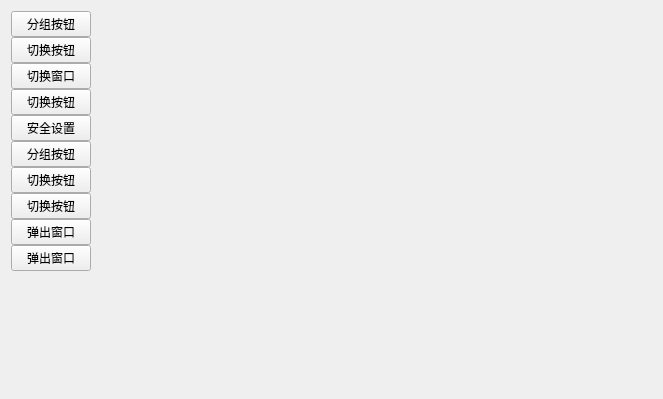
<?xml version="1.0" encoding="UTF-8"?>
<ui version="4.0">
 <class>CentralWidget</class>
 <widget class="QWidget" name="CentralWidget">
  <property name="geometry">
   <rect>
    <x>0</x>
    <y>0</y>
    <width>663</width>
    <height>399</height>
   </rect>
  </property>
  <property name="windowTitle">
   <string>CentralWidget</string>
  </property>
  <property name="styleSheet">
   <string notr="true"/>
  </property>
  <layout class="QGridLayout" name="gridLayout">
   <item row="0" column="0">
    <widget class="QWidget" name="sideBarWidget" native="true">
     <property name="class" stdset="0">
      <string>SideBarWidget</string>
     </property>
     <layout class="QVBoxLayout" name="verticalLayout">
      <property name="spacing">
       <number>0</number>
      </property>
      <property name="leftMargin">
       <number>0</number>
      </property>
      <property name="topMargin">
       <number>0</number>
      </property>
      <property name="rightMargin">
       <number>0</number>
      </property>
      <property name="bottomMargin">
       <number>0</number>
      </property>
      <item>
       <widget class="QPushButton" name="groupButton1">
        <property name="text">
         <string>分组按钮</string>
        </property>
        <property name="flat">
         <bool>false</bool>
        </property>
        <property name="class" stdset="0">
         <string>GroupButton</string>
        </property>
        <property name="groupName" stdset="0">
         <string>one</string>
        </property>
       </widget>
      </item>
      <item>
       <widget class="QPushButton" name="itemButton1">
        <property name="text">
         <string>切换按钮</string>
        </property>
        <property name="flat">
         <bool>false</bool>
        </property>
        <property name="class" stdset="0">
         <string>GroupItemButton</string>
        </property>
        <property name="groupName" stdset="0">
         <string>one</string>
        </property>
       </widget>
      </item>
      <item>
       <widget class="QPushButton" name="itemButton2">
        <property name="text">
         <string>切换窗口</string>
        </property>
        <property name="flat">
         <bool>false</bool>
        </property>
        <property name="class" stdset="0">
         <string>GroupItemButton</string>
        </property>
        <property name="groupName" stdset="0">
         <string>one</string>
        </property>
       </widget>
      </item>
      <item>
       <widget class="QPushButton" name="itemButton3">
        <property name="text">
         <string>切换按钮</string>
        </property>
        <property name="flat">
         <bool>false</bool>
        </property>
        <property name="class" stdset="0">
         <string>GroupItemButton</string>
        </property>
        <property name="groupName" stdset="0">
         <string>one</string>
        </property>
       </widget>
      </item>
      <item>
       <widget class="QPushButton" name="itemButton4">
        <property name="text">
         <string>安全设置</string>
        </property>
        <property name="flat">
         <bool>false</bool>
        </property>
        <property name="class" stdset="0">
         <string>GroupItemButton</string>
        </property>
        <property name="groupName" stdset="0">
         <string>one</string>
        </property>
       </widget>
      </item>
      <item>
       <widget class="QPushButton" name="groupButton2">
        <property name="text">
         <string>分组按钮</string>
        </property>
        <property name="flat">
         <bool>false</bool>
        </property>
        <property name="class" stdset="0">
         <string>GroupButton</string>
        </property>
        <property name="groupName" stdset="0">
         <string>two</string>
        </property>
       </widget>
      </item>
      <item>
       <widget class="QPushButton" name="itemButton5">
        <property name="text">
         <string>切换按钮</string>
        </property>
        <property name="flat">
         <bool>false</bool>
        </property>
        <property name="class" stdset="0">
         <string>GroupItemButton</string>
        </property>
        <property name="groupName" stdset="0">
         <string>two</string>
        </property>
       </widget>
      </item>
      <item>
       <widget class="QPushButton" name="itemButton6">
        <property name="text">
         <string>切换按钮</string>
        </property>
        <property name="flat">
         <bool>false</bool>
        </property>
        <property name="class" stdset="0">
         <string>GroupItemButton</string>
        </property>
        <property name="groupName" stdset="0">
         <string>two</string>
        </property>
       </widget>
      </item>
      <item>
       <widget class="QPushButton" name="itemButton7">
        <property name="text">
         <string>弹出窗口</string>
        </property>
        <property name="flat">
         <bool>false</bool>
        </property>
        <property name="class" stdset="0">
         <string>GroupItemButton</string>
        </property>
        <property name="groupName" stdset="0">
         <string>two</string>
        </property>
        <property name="action" stdset="0">
         <string>popup</string>
        </property>
       </widget>
      </item>
      <item>
       <widget class="QPushButton" name="itemButton8">
        <property name="text">
         <string>弹出窗口</string>
        </property>
        <property name="flat">
         <bool>false</bool>
        </property>
        <property name="class" stdset="0">
         <string>GroupItemButton</string>
        </property>
        <property name="groupName" stdset="0">
         <string>two</string>
        </property>
        <property name="action" stdset="0">
         <string>popup</string>
        </property>
       </widget>
      </item>
      <item>
       <spacer name="verticalSpacer">
        <property name="orientation">
         <enum>Qt::Vertical</enum>
        </property>
        <property name="sizeHint" stdset="0">
         <size>
          <width>20</width>
          <height>40</height>
         </size>
        </property>
       </spacer>
      </item>
     </layout>
    </widget>
   </item>
   <item row="0" column="1">
    <widget class="QStackedWidget" name="contentStackedWidget">
     <property name="class" stdset="0">
      <string>ContentStackedWidget</string>
     </property>
     <widget class="QWidget" name="page"/>
     <widget class="QWidget" name="page_2"/>
    </widget>
   </item>
  </layout>
 </widget>
 <layoutdefault spacing="6" margin="11"/>
 <resources/>
 <connections/>
</ui>
